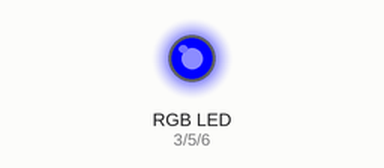
The sketch below on a simulated Arduino Uno, built with avr-gcc and run on an emulated ATmega328P. On the bench: an RGB LED mixed from three pins (HIGH = lit).

Above: at 0.15 s.
At 2.25 s:
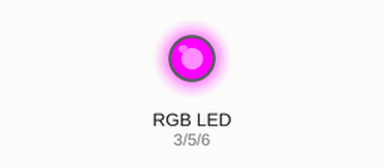
At 10.08 s:
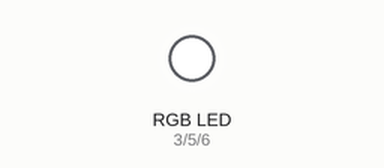
At 20.02 s:
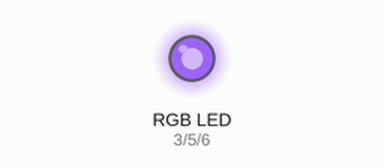
Timing chart, 0 to 19.9 s (numbered marks = the images above):
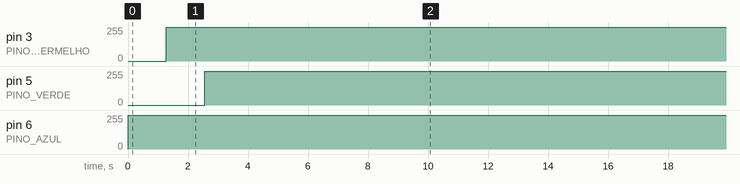

Measured:
- by itself, pin 3 (PINO_VERMELHO): 0/255 → 254/255 at 1.3 s
- by itself, pin 5 (PINO_VERDE): 0/255 → 254/255 at 2.6 s
- by itself, pin 6 (PINO_AZUL): 255/255 → 254/255 at 3.8 s

The sketch:

led_rgb_transicao.ino
```cpp
// (licence header left out)
#define PINO_VERMELHO 3
#define PINO_VERDE 5
#define PINO_AZUL 6

void setup() {
  pinMode(PINO_VERMELHO, OUTPUT);
  pinMode(PINO_VERDE, OUTPUT);
  pinMode(PINO_AZUL, OUTPUT);

  digitalWrite(PINO_VERMELHO, HIGH);
  digitalWrite(PINO_VERDE, HIGH);
  digitalWrite(PINO_AZUL, HIGH);
}

void loop() {
  mudarCor(PINO_VERMELHO, PINO_VERDE);
  mudarCor(PINO_VERDE, PINO_AZUL);
  mudarCor(PINO_AZUL, PINO_VERMELHO);
}

void mudarCor(int cor1, int cor2) {
  for (int i=0; i<255; i++) {
    analogWrite(cor1, i);
    analogWrite(cor2, 255 - i);
    delay(5);
  }
}
```
